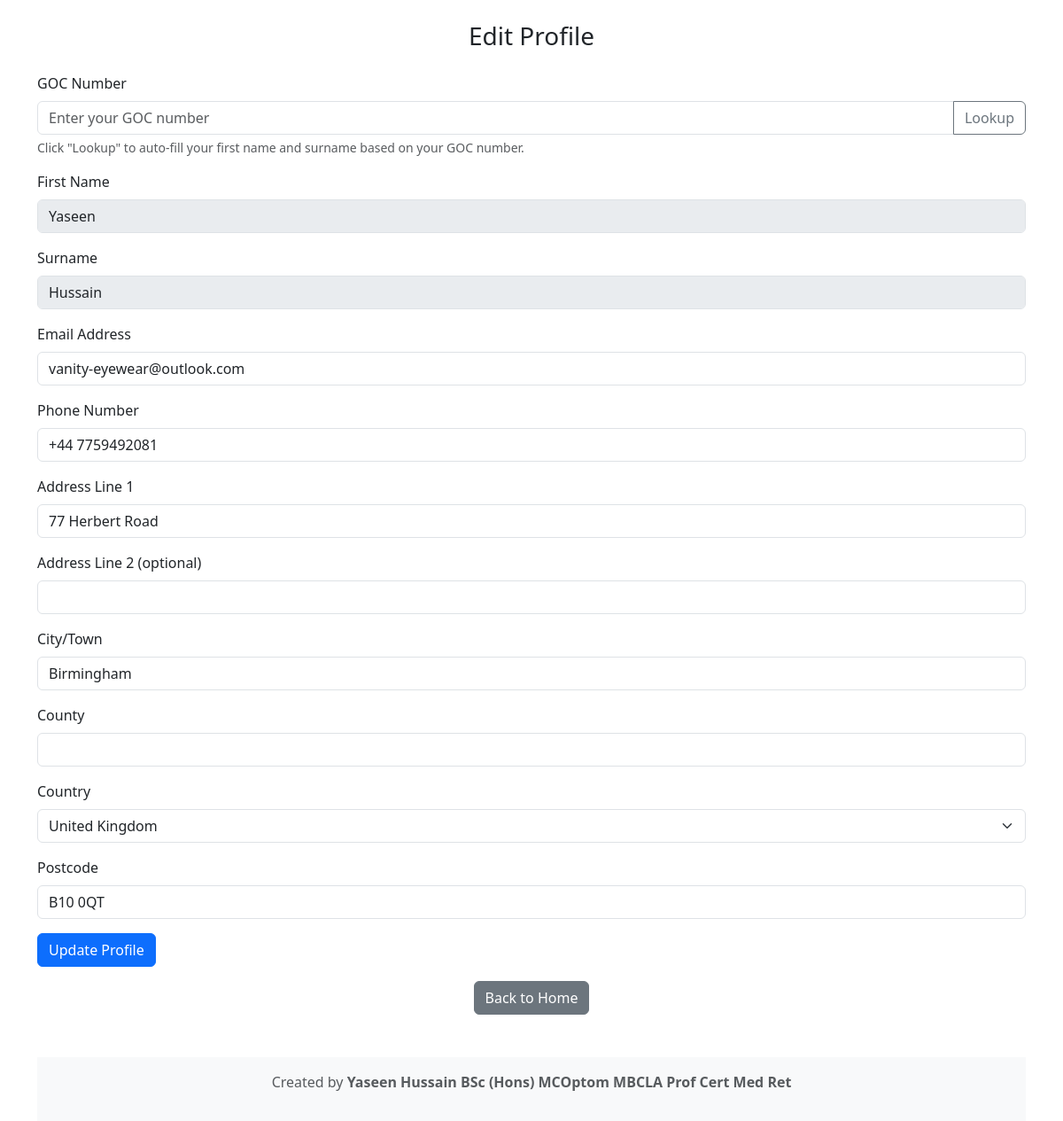
Screenshot of /profile (signed in) with the database file from the repository.
### tables this page shows
CREATE TABLE users (
            id INTEGER PRIMARY KEY AUTOINCREMENT,
            username TEXT NOT NULL UNIQUE,
            email TEXT NOT NULL UNIQUE,
            password_hash TEXT NOT NULL
        , first_name TEXT, surname TEXT, phone_number TEXT, address_line1 TEXT, address_line2 TEXT, city TEXT, county TEXT, country TEXT, postcode TEXT, goc_number TEXT);

### app.py (the view, shortened to what this page needs)
@app.route('/profile', methods=['GET', 'POST'])
@login_required
def profile():
    return render_template('profile.html', user=current_user)

### app.py (called while the page is built)
def get_db_connection():
    conn = sqlite3.connect('shifts.db', timeout=10)  # Increase timeout to allow waiting for the lock to release
    conn.row_factory = sqlite3.Row
    return conn

    def set_profile(self, first_name, surname, phone_number, address_line1, address_line2, city, county, country, postcode):
        self.first_name = first_name or ""
        self.surname = surname or ""
        self.phone_number = phone_number or ""
        self.address_line1 = address_line1 or ""
        self.address_line2 = address_line2 or ""
        self.city = city or ""
        self.county = county or ""
        self.country = country or ""
        self.postcode = postcode or ""

### templates/profile.html (shortened to what this page needs)
<!DOCTYPE html>
<html lang="en">
<head>
  <link href="https://cdn.jsdelivr.net/npm/bootstrap@5.3.0/dist/css/bootstrap.min.css" rel="stylesheet">
</head>
<body class="container mt-4">
  <h3 class="text-center mb-4">Edit Profile</h3>
  <form action="/profile" method="post">
    <div class="mb-3">
      <label for="gocNumber" class="form-label">GOC Number</label>
      <div class="input-group">
        <input type="text" class="form-control" id="gocNumber" name="goc_number" placeholder="Enter your GOC number" value="{{ user.goc_number }}">
        <button type="button" class="btn btn-outline-secondary" onclick="fetchGOCDetailsForEdit()">Lookup</button>
      </div>
      <div class="form-text">Click "Lookup" to auto-fill your first name and surname based on your GOC number.</div>
    </div>
    <div class="mb-3">
      <label for="firstName" class="form-label">First Name</label>
      <input type="text" class="form-control" id="firstName" name="first_name" value="{{ user.first_name }}" readonly style="background-color: #e9ecef;">
    </div>
    <div class="mb-3">
      <label for="surname" class="form-label">Surname</label>
      <input type="text" class="form-control" id="surname" name="surname" value="{{ user.surname }}" readonly style="background-color: #e9ecef;">
    </div>
    <div class="mb-3">
      <label for="email" class="form-label">Email Address</label>
      <input type="email" class="form-control" id="email" name="email" value="{{ user.email }}">
    </div>
    <div class="mb-3">
      <label for="phoneNumber" class="form-label">Phone Number</label>
      <input type="tel" class="form-control" id="phoneNumber" name="phone_number" value="{{ user.phone_number }}">
    </div>
    <div class="mb-3">
      <label for="addressLine1" class="form-label">Address Line 1</label>
      <input type="text" class="form-control" id="addressLine1" name="address_line1" value="{{ user.address_line1 }}">
    </div>
    <div class="mb-3">
      <label for="addressLine2" class="form-label">Address Line 2 (optional)</label>
      <input type="text" class="form-control" id="addressLine2" name="address_line2" value="{{ user.address_line2 }}">
    </div>
    <div class="mb-3">
      <label for="city" class="form-label">City/Town</label>
      <input type="text" class="form-control" id="city" name="city" value="{{ user.city }}">
    </div>
    <div class="mb-3">
      <label for="county" class="form-label">County</label>
      <input type="text" class="form-control" id="county" name="county" value="{{ user.county }}">
    </div>
    <div class="mb-3">
      <label for="country" class="form-label">Country</label>
      <select class="form-select" id="country" name="country">
        <option value="United Kingdom" {% if user.country == 'United Kingdom' %}selected{% endif %}>United Kingdom</option>
      </select>
    </div>
    <div class="mb-3">
      <label for="postcode" class="form-label">Postcode</label>
      <input type="text" class="form-control" id="postcode" name="postcode" value="{{ user.postcode }}">
    </div>
    <button type="submit" class="btn btn-primary">Update Profile</button>
  </form>
  <div class="text-center mt-3">
    <a href="/" class="btn btn-secondary">Back to Home</a>
  </div>
  <footer class="bg-light text-center text-muted mt-5 py-3">
    <p>Created by <strong>Yaseen Hussain BSc (Hons) MCOptom MBCLA Prof Cert Med Ret</strong></p>
  </footer>
</body>
</html>

### rows the page displays
users: first_name "Yaseen", surname "Hussain", email "vanity-eyewear@outlook.com", phone_number "+44 7759492081", address_line1 "77 Herbert Road", city "Birmingham", country "United Kingdom", postcode "B10 0QT"
